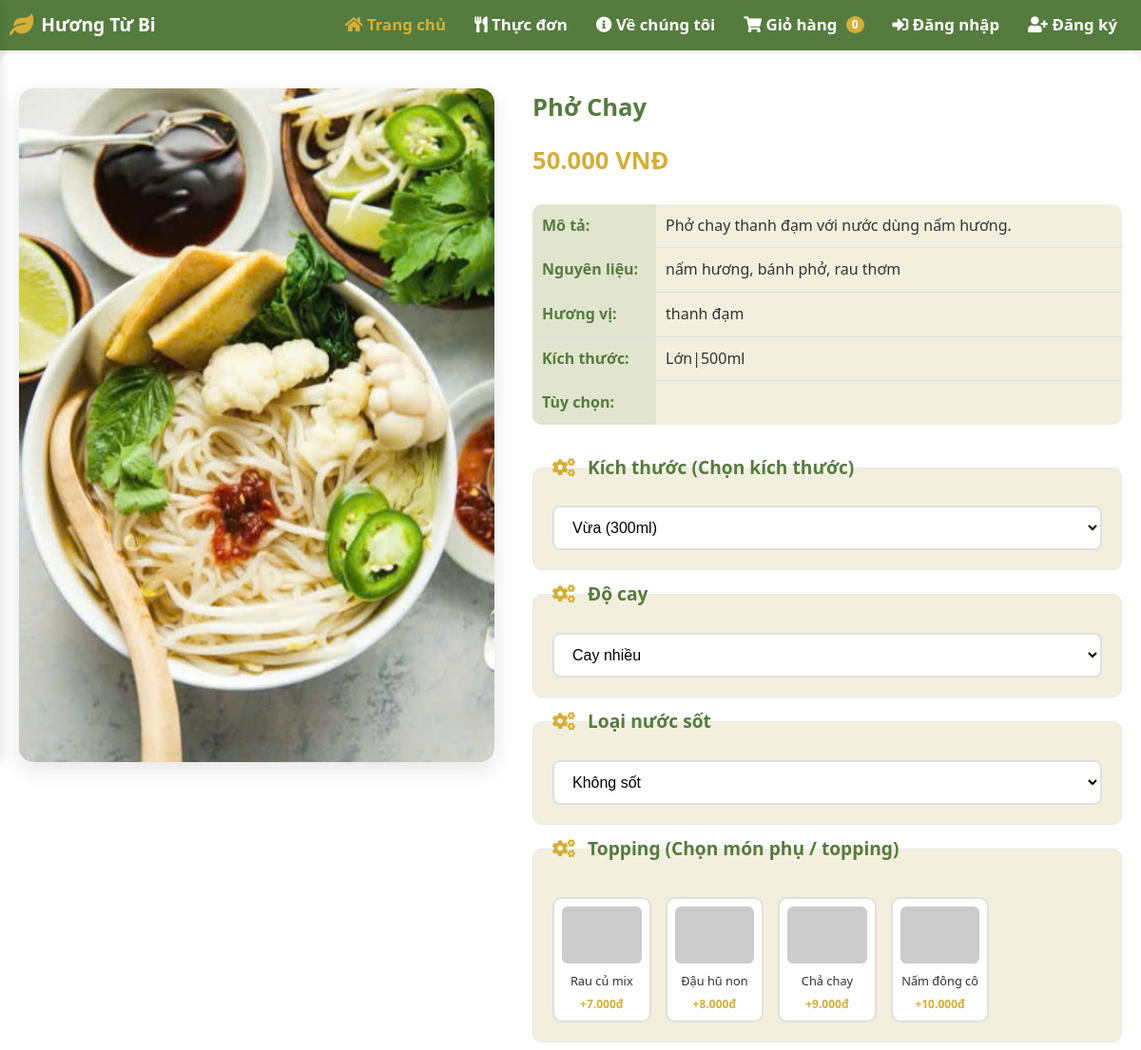
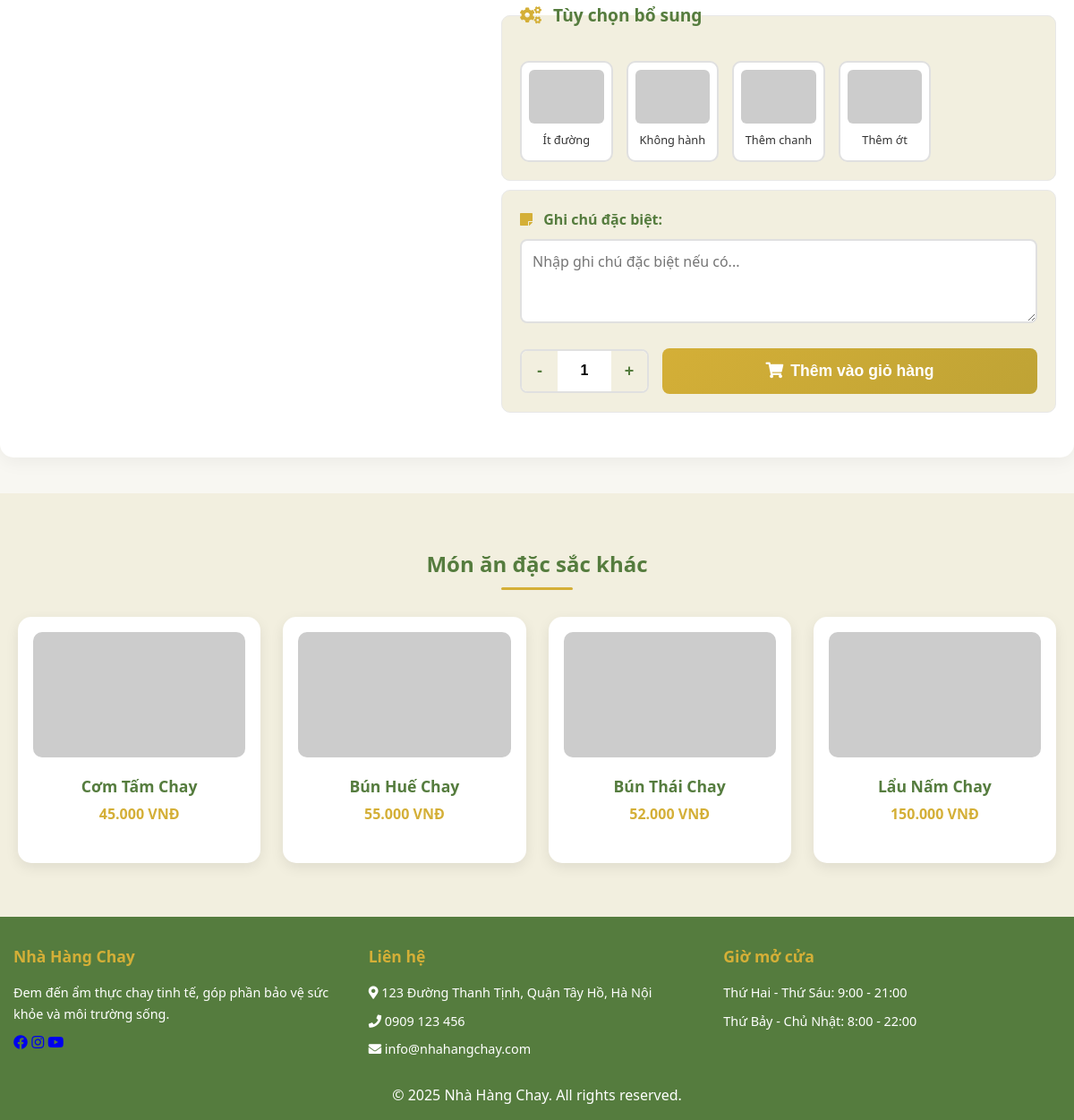
Screenshot of /product-detail.php?product_id=21 with the database file from the repository (2 pictures, top to bottom).
### tables this page shows
CREATE TABLE `products` (
  `id` int(11) NOT NULL,
  `category_id` int(11) NOT NULL,
  `name` varchar(150) NOT NULL,
  `slug` varchar(150) NOT NULL,
  `description` text DEFAULT NULL,
  `ingredients` text DEFAULT NULL,
  `flavor_profile` varchar(100) DEFAULT NULL,
  `size_options` varchar(255) DEFAULT NULL,
  `addon_options` text DEFAULT NULL,
  `image` varchar(255) DEFAULT NULL,
  `price` decimal(10,2) NOT NULL,
  `is_featured` tinyint(1) DEFAULT 0,
  `created_at` timestamp NOT NULL DEFAULT current_timestamp(),
  `updated_at` timestamp NOT NULL DEFAULT current_timestamp() ON UPDATE current_timestamp()
);

CREATE TABLE `option_groups` (
  `id` int(11) NOT NULL,
  `name` varchar(100) NOT NULL,
  `type` enum('single','multiple') NOT NULL DEFAULT 'single',
  `is_required` tinyint(1) DEFAULT 0,
  `applies_to` enum('food','drink','both') DEFAULT 'both'
);

CREATE TABLE `option_items` (
  `id` int(11) NOT NULL,
  `group_id` int(11) DEFAULT NULL,
  `label` varchar(100) NOT NULL,
  `price` int(11) DEFAULT 0
);

### product-detail.php (the view, shortened to what this page needs)
<?php
$product_id = isset($_GET['product_id']) ? (int)$_GET['product_id'] : 1;
$pdo = db_connect();
$stmt = $pdo->prepare("SELECT * FROM products WHERE id = ?");
$stmt->execute([$product_id]);
$product = $stmt->fetch(PDO::FETCH_ASSOC);
$option_groups = [];
$option_items = [];
try {
  $stmt = $pdo->prepare("
  SELECT og.id, og.name, og.type, og.is_required, og.applies_to FROM option_groups og JOIN product_options po ON po.option_group_id = og.id WHERE po.product_id = ? ORDER BY og.id;
");
  $stmt->execute([$product_id]);
  $option_groups = $stmt->fetchAll(PDO::FETCH_ASSOC);
  foreach ($option_groups as $group) {
    $stmt = $pdo->prepare("SELECT * FROM option_items WHERE group_id = ? ORDER BY price ASC, label ASC");
    $stmt->execute([$group['id']]);
    $option_items[$group['id']] = $stmt->fetchAll(PDO::FETCH_ASSOC);
  }
} catch (PDOException $e) {
  $option_groups = [];
  $option_items = [];
}
$stmt = $pdo->prepare("SELECT * FROM products WHERE id != ? LIMIT 4");
$stmt->execute([$product_id]);
$related_products = $stmt->fetchAll(PDO::FETCH_ASSOC);
?>
<!DOCTYPE html>
<html lang="vi">
<head>
  <link rel="stylesheet" href="https://cdnjs.cloudflare.com/ajax/libs/font-awesome/5.15.3/css/all.min.css">
  <link rel="stylesheet" href="./assets/css/style.css">
</head>
<body>
  <?php include 'includes/header.php'; ?>
  <div class="detail-container">
    <div class="detail-img">
      <?php
      $image_src = '';
      if (!empty($product['image'])) {
        $image_src = htmlspecialchars($product['image']);
      } else {
        $image_src = 'https://placehold.co/500x400/cccccc/666666?text=No+Image';
      }
      ?>
      <img src="<?= $image_src ?>" alt="<?php echo htmlspecialchars($product['name']); ?>">
    </div>
    <div class="detail-info">
      <h2><?php echo htmlspecialchars($product['name']); ?></h2>
      <div class="price"><?php echo number_format($product['price'], 0, ',', '.'); ?> VNĐ</div>
      <table class="info-table">
        <tr>
          <td class="label">Mô tả:</td>
          <td><?php echo htmlspecialchars($product['description']); ?></td>
        </tr>
        <tr>
          <td class="label">Nguyên liệu:</td>
          <td><?php echo !empty($product['ingredients']) ? htmlspecialchars($product['ingredients']) : ''; ?></td>
        </tr>
        <tr>
          <td class="label">Hương vị:</td>
          <td><?php echo !empty($product['flavor_profile']) ? htmlspecialchars($product['flavor_profile']) : ''; ?></td>
        </tr>
        <tr>
          <td class="label">Kích thước:</td>
          <td><?php echo !empty($product['size_options']) ? htmlspecialchars($product['size_options']) : ''; ?></td>
        </tr>
        <tr>
          <td class="label">Tùy chọn:</td>
          <td><?php echo !empty($product['addon_options']) ? htmlspecialchars($product['addon_options']) : ''; ?></td>
        </tr>
      </table>
      <form>
        <?php foreach ($option_groups as $group): ?>
          <fieldset class="options-section">
            <legend class="options-heading">
              <i class="fas fa-cogs"></i>
              <?php echo htmlspecialchars($group['name']); ?>
              <?php
              if (stripos($group['name'], 'kích') !== false) echo ' <span class="group-desc">(Chọn kích thước)</span>';
              elseif (stripos($group['name'], 'hương') !== false) echo ' <span class="group-desc">(Chọn hương vị)</span>';
              elseif (stripos($group['name'], 'phụ') !== false || stripos($group['name'], 'topping') !== false) echo ' <span class="group-desc">(Chọn món phụ / topping)</span>';
              ?>
            </legend>
            <?php if ($group['type'] === 'single'): ?>
              <select class="select-styled" name="option_<?php echo $group['id']; ?>">
                <?php foreach ($option_items[$group['id']] as $item): ?>
                  <option value="<?php echo $item['id']; ?>">
                    <?php echo htmlspecialchars($item['label']); ?>
                  </option>
                <?php endforeach; ?>
              </select>
            <?php else: ?>
              <div class="topping-grid">
                <?php foreach ($option_items[$group['id']] as $item): ?>
                  <label class="topping-item">
                    <div class="topping-card">
                      <?php
                      $image_src = '';
                      if (!empty($item['image']) && file_exists($item['image'])) {
                        $image_src = htmlspecialchars($item['image']);
                      } else {
                        $image_src = 'https://placehold.co/300x200/cccccc/666666?text=No+Image';
                      }
                      ?>
                      <img src="<?= $image_src ?>" alt="<?php echo htmlspecialchars($item['label']); ?>">
                      <span class="topping-name"><?php echo htmlspecialchars($item['label']); ?></span>
                      <?php if ($item['price'] > 0): ?>
                        <span class="topping-price">+<?php echo number_format($item['price'], 0, ',', '.'); ?>đ</span>
                      <?php endif; ?>
                    </div>
                  </label>
                <?php endforeach; ?>
              </div>
            <?php endif; ?>
          </fieldset>
        <?php endforeach; ?>
        <div class="options-section">
          <label for="note" class="note-label"><i class="fas fa-sticky-note"></i> Ghi chú đặc biệt:</label>
          <textarea id="note" class="special-note" rows="3" placeholder="Nhập ghi chú đặc biệt nếu có..."></textarea>
          <div class="order-actions">
            <div class="quantity-selector">
              <button type="button" class="qty-btn" onclick="decreaseQty()">-</button>
              <input type="text" id="quantity" value="1" readonly>
              <button type="button" class="qty-btn" onclick="increaseQty()">+</button>
            </div>
            <?php if (isset($_SESSION['user_id'])): ?>
              <button type="button" class="btn-add" id="add-to-cart-btn">
                <i class="fas fa-shopping-cart"></i> Thêm vào giỏ hàng
              </button>
            <?php else: ?>
              <button type="button" class="btn-add" onclick="alert('Vui lòng đăng nhập để thêm sản phẩm vào giỏ hàng!');">
                <i class="fas fa-shopping-cart"></i> Thêm vào giỏ hàng
              </button>
            <?php endif; ?>
          </div>
        </div>
      </form>
    </div>
  </div>
  <div class="other-dishes">
    <div class="container">
      <h3 class="other-title">Món ăn đặc sắc khác</h3>
      <div class="dish-list">
        <?php foreach ($related_products as $related): ?>
          <div class="dish-item" onclick="location.href='product-detail.php?product_id=<?php echo $related['id']; ?>'">
            <?php
            $related_image_src = '';
            if (!empty($related['image']) && file_exists($related['image'])) {
              $related_image_src = htmlspecialchars($related['image']);
            } else {
              $related_image_src = 'https://placehold.co/220x140/cccccc/666666?text=No+Image';
            }
            ?>
            <img src="<?= $related_image_src ?>" alt="<?php echo htmlspecialchars($related['name']); ?>">
            <div class="name"><?php echo htmlspecialchars($related['name']); ?></div>
            <div class="price"><?php echo number_format($related['price'], 0, ',', '.'); ?> VNĐ</div>
          </div>
        <?php endforeach; ?>
      </div>
    </div>
  </div>
  <?php include 'includes/footer.php'; ?>
</body>
</html>

### rows the page displays
products: image (picture), name "Phở Chay", price "50.000", description "Phở chay thanh đạm với nước dùng nấm hương.", ingredients "nấm hương, bánh phở, rau thơm", flavor_profile "thanh đạm", size_options "Lớn|500ml"
option_groups: name "Kích thước", shows "(Chọn kích thước)"
option_groups: name "Độ cay"
option_groups: name "Loại nước sốt"
option_groups: name "Topping", shows "(Chọn món phụ / topping)"
option_items: label "Rau củ mix", price "7.000"
option_items: label "Đậu hũ non", price "8.000"
option_items: label "Chả chay", price "9.000"
option_items: label "Nấm đông cô", price "10.000"
option_groups: name "Tùy chọn bổ sung"
option_items: label "Ít đường"
option_items: label "Không hành"
option_items: label "Thêm chanh"
option_items: label "Thêm ớt"
products: name "Cơm Tấm Chay", price "45.000"
products: name "Bún Huế Chay", price "55.000"
products: name "Bún Thái Chay", price "52.000"
products: name "Lẩu Nấm Chay", price "150.000"

### other values shown
form field value "Vừa (300ml)"
form field value "Cay nhiều"
form field value "Không sốt"
